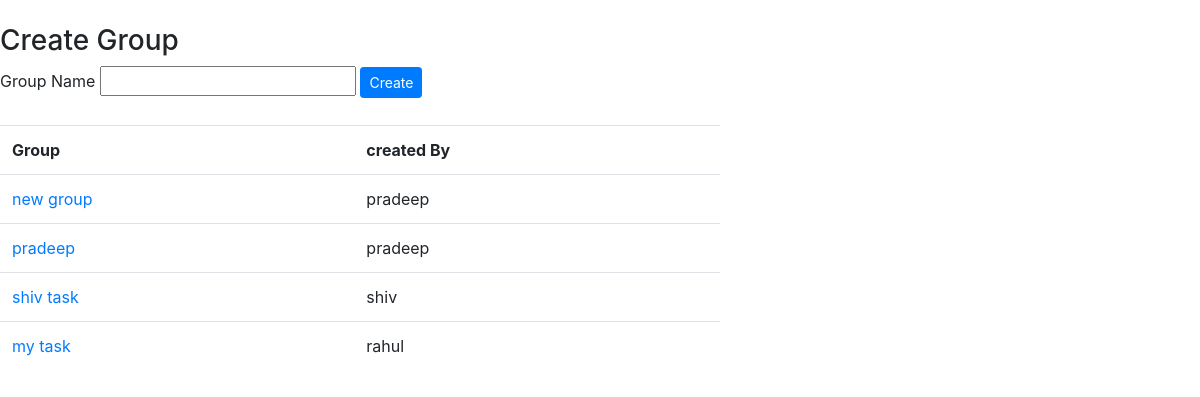
The app's page / (signed in) with its own data.
### testapp/models.py (models this page shows)
class GroupModel(models.Model):
	member =  models.ForeignKey(User,on_delete=models.CASCADE,null=True)
	group =  models.CharField(max_length=60)
	created_by = models.CharField(max_length = 60)

### testapp/views.py (the view, shortened to what this page needs)
# urls.py: path('',views.groupview),
def groupview(request):
	grpdata_member=GroupModel.objects.filter(member=request.user)
	return render(request,'testapp/creategroup.html',{'grpdata_member':grpdata_member})

### template/testapp/creategroup.html (shortened to what this page needs)
<!DOCTYPE html>
<html>
<head>
	<link rel="stylesheet" href="https://stackpath.bootstrapcdn.com/bootstrap/4.1.3/css/bootstrap.min.css">
</head>
<body>
	<br>
	<h3>Create Group</h3>
	<div>
	<form method="post">
		<label>Group Name</label>
		<input type="text" name="group">
		<input type="submit" value="Create" class="btn btn-primary btn-sm">
	</form>
	</div><br>
	<div>
		<table class="table" style="width: 60%;">
				<tr>
					<th>
					Group
					</th>
					<th>
						created By
					</th>
				</tr>
			{% for data in grpdata_member %}
				<tr>
					<td>
					<a href="/addmemberpage/{{data.created_by}}/{{data.group}}">{{data.group}}</a>
					</td>
					<td>
						{{data.created_by}}
					</td>
				</tr>
			{% endfor %}
		</table>
	</div>
</body>
</html>

### records on screen
GroupModel: group "new group", created_by "pradeep"
GroupModel: group "pradeep", created_by "pradeep"
GroupModel: group "shiv task", created_by "shiv"
GroupModel: group "my task", created_by "rahul"
